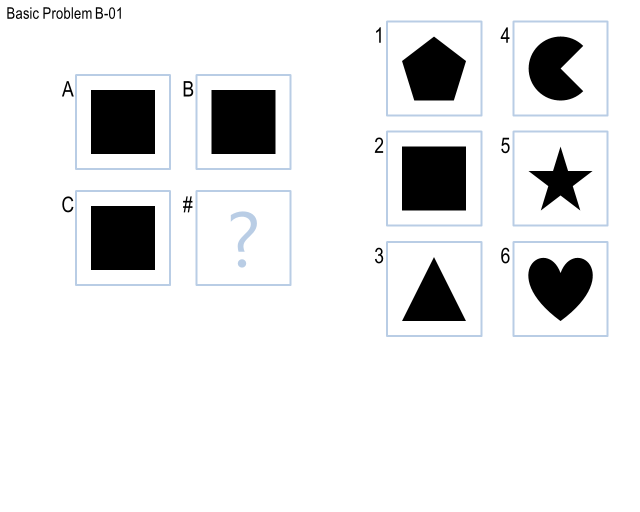
#> input picture Problems/Basic Problems B/Basic Problem B-01/Basic Problem B-01.PNG, 1280 x 1024 px (shown at 1/2 size)
$ python -i RavensFigure.py   (imports and definitions only)
#> lines starting #> are read from the running program, lines starting #| are printed output that depends on the picture; after the words box and inside, x2 and y2 are one past the last pixel; in counts of white or black regions, pixels touching at a corner belong together
### RavensObject.py
# DO NOT MODIFY THIS FILE.
#
# Any modifications to this file will not be used when grading your project.
# If you have any questions, please email the TAs.

# A single object in a RavensFigure -- typically, a single shape in a frame,
# such as a triangle or a circle -- comprised of a list of name-value attributes.

from PIL import Image, ImageFilter, ImageChops, ImageStat


class Object:
    # Constructs a new RavensObject given a name.
    #
    # Your agent does not need to use this method.
    #
    # @param name the name of the object

    threshold = .96
    centroid = None
    max_x = 0
    min_x = 9999
    max_y = 0
    min_y = 9999
    is_filled = None
    image = None

    def __init__(self, xy, l_val):
        # The name of this RavensObject. Names are assigned starting with the
        # letter Z and proceeding backwards in the alphabet through the objects
        # in the Frame. Names do not imply correspondence between shapes in
        # different frames. Names are simply provided to allow agents to organize
        # their reasoning over different figures.
        #
        # Within a RavensFigure, each RavensObject has a unique name.

        self.l_val = l_val
        self.area = [xy]

        # A dictionary of name-value pairs representing this object's attributes. The key
        # for these attributes is the name of the attribute, and the value is the
        # value of the attribute. For example, a filled large square would have
        # attribute pairs "shape:square", "size:large", and "filled:yes".

    # [18 lines left out: function __eq__, not called in this run]

    def __ne__(self, other):
        return not self == other

    def add_pixel(self, xy):
        self.area.append(xy)
        if xy[0] > self.max_x:
            self.max_x = xy[0]
        if xy[0] < self.min_x:
            self.min_x = xy[0]
        if xy[1] > self.max_y:
            self.max_y = xy[1]
        if xy[1] < self.min_y:
            self.min_y = xy[1]

    def remove_pixel(self, xy):
        self.area.remove(xy)

    # [35 lines left out: functions find_centroid, size, make_image, not called in this run]

### RavensFigure.py
# DO NOT MODIFY THIS FILE.
#
# Any modifications to this file will not be used when grading your project.
# If you have any questions, please email the TAs.

# A single figure in a Raven's Progressive Matrix problem, comprised of a name
# and a list of RavensObjects.

from PIL import Image, ImageDraw
import copy
from RavensObject import Object


class Figure:

    # Creates a new figure for a Raven's Progressive Matrix given a name.
    #
    # Your agent does not need to use this method.
    #
    # @param name the name of the figure

    def __init__(self, image_source):
        # The name of the figure. The name of the figure will always match
        # the HashMap key for this figure.
        #
        # The figures in the problem will be named A, B, and C for 2x1 and 2x2
        # problems. The figures in the problem will be named A, B, C, D, E, F, G,
        # and H in 3x3 problems. The first row is A, B, and C; the second row is
        # D, E, and F; and the third row is G and H.
        #
        # Answer options will always be named 1 through 6.
        #
        # The numbers for the answer options will be randomly generated on each run
        # of the problem. The correct answer will remain the same, but its number
        # will change.
        if isinstance(image_source, str):
            # Load image from file and make it black or white (no grey!)
            self.image = Image.open(image_source).convert('L').point(lambda x: 0 if x < 255 else 255, '1')
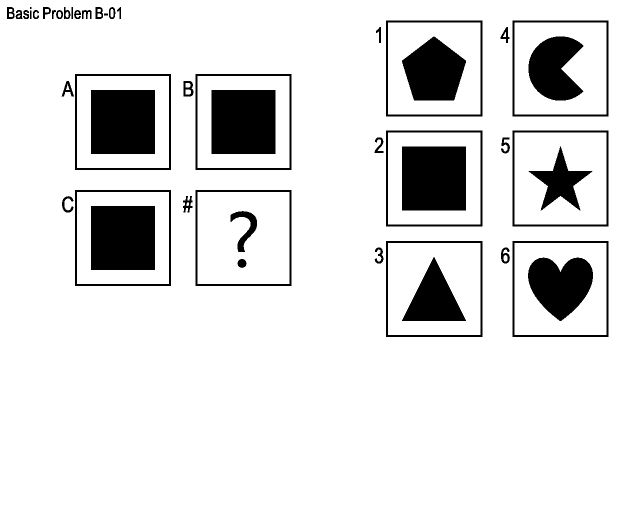
#> self.image: PIL image 1280x1024 1 (shown at 1/2 size); 88.6% white; 48 black regions (1 under 20 px), largest, box (x1, y1, x2, y2) and area: (182, 180, 310, 308) 16384, (423, 180, 551, 308) 16384, (804, 293, 932, 421) 16384
            # self.image = Image.open(image_source).convert('L').point(lambda x: 0 if x == 0 else 255, '1')
        elif isinstance(image_source, Image.Image):
            self.image = image_source.convert('L').point(lambda x: 0 if x < 255 else 255, '1')

        self.pixels = self.convert_image_to_pixels_array(self.image)
        self.objects = []

    def convert_image_to_pixels_array(self, image):
        pixels = list(image.getdata())
#> pixels = 1310720 items
        width, height = image.size
#> width = 1280; height = 1024
        pixels = [pixels[i * width:(i + 1) * width] for i in range(height)]
#> pixels = 1024 items

        return pixels

    # Identifies all contiguous figures in these images
    # Only includes black objects from the image
    # ((Assumes images are comprised of black and white pixels ONLY. no grey!))
    def identify_objects(self):
        im = copy.deepcopy(self.image)
        width, height = im.size
#> width = 1280; height = 1024

        dark_fill_val = 1
        light_fill_val = 254
        for x in range(width):
            for y in range(height):
                xy = (x, y)
                l_val = im.getpixel(xy)

                if l_val == 0:
                    ImageDraw.floodfill(im, xy, dark_fill_val)
                    self.objects.append(Object(xy, dark_fill_val))
                    dark_fill_val += 1
                elif l_val == 255:
                    ImageDraw.floodfill(im, xy, light_fill_val)
                    light_fill_val -= 1
                else:
                    for obj in self.objects:
                        if obj.l_val == l_val:
                            obj.add_pixel(xy)
                            break
#> im: PIL image 1280x1024 1; every value is 1
#> after the loop, dark_fill_val = 49; light_fill_val = 227; self.objects = 48 items

    def find_centroids(self):
        for obj in self.objects:
            obj.find_centroid()

>>> result = Figure('Problems/Basic Problems B/Basic Problem B-01/Basic Problem B-01.PNG').identify_objects()
